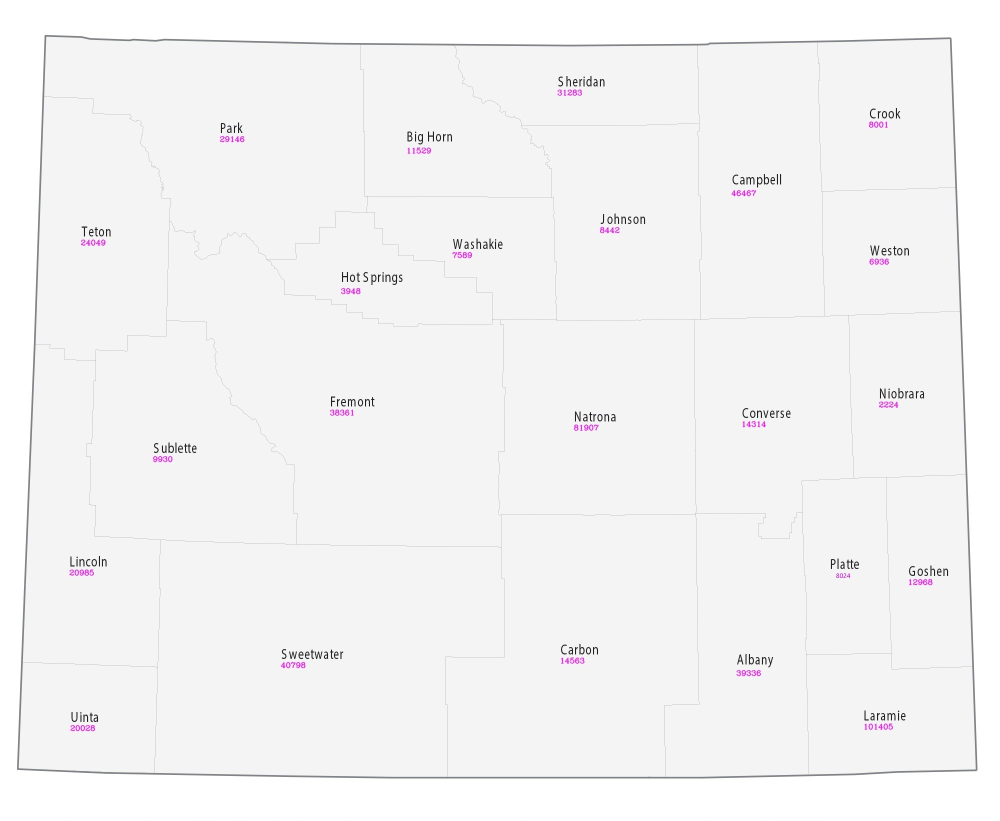
#> input picture Computer vision/maps creator/states/IL/population/Wyoming.jpg, 2000 x 1642 px, found by its file name (shown at 1/2 size)
$ jupyter execute --allow-errors Copy_of_lsy_maps.ipynb   (shell and % lines are left out)
#> lines starting #> are read from the running program, lines starting #| are printed output that depends on the picture; after the words box and inside, x2 and y2 are one past the last pixel; in counts of white or black regions, pixels touching at a corner belong together
**Download Stuff**

## Code

[cell 1]
# Import libraries
import sys
import matplotlib.pyplot as plt
import numpy as np
import cv2
import re

# cv2.imshow() is broken for colab, can use this patched function instead
from google.colab.patches import cv2_imshow

[cell 2]
def show_image(img, scale=1.0, download=False, path=""):
    width = int(img.shape[1] * scale)
    height = int(img.shape[0] * scale)
    dim = (width, height)
    resized = cv2.resize(img, dim, interpolation=cv2.INTER_AREA)
    if download:
      cv2.imwrite(path, resized)
    cv2_imshow(resized)

[cell 3]
# Load image into numpy array
img_path = "/content/states/Wyoming.jpg"
img_path = img_path.replace("/content/","")
img = cv2.imread(img_path)
#> img is the input picture: shape (1642, 2000, 3); mean B, G, R 244.1, 243.8, 244.1
show_image(img, 0.3)
#> in show_image, `resized = cv2.resize(img, dim, interpolation=cv2.INTER_AREA)`:
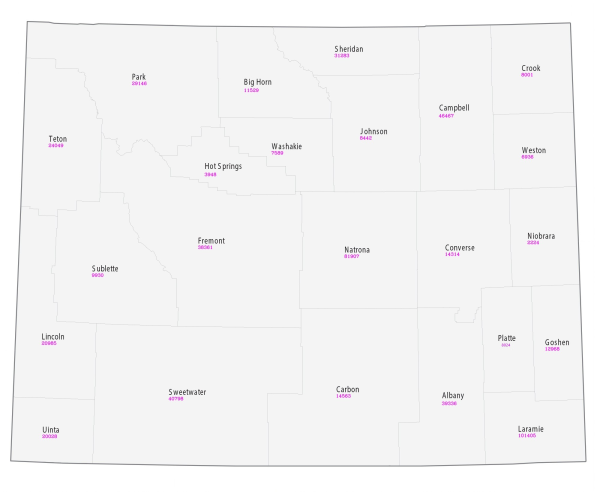
#> resized: shape (492, 600, 3); mean B, G, R 244.1, 243.8, 244.1

### Detect possible text regions

[cell 4]
# rough cleanup - removing lines
gray = cv2.cvtColor(img, cv2.COLOR_BGR2GRAY)
blur = cv2.blur(gray,(3,3))
ret,thresh = cv2.threshold(blur, 130, 255, cv2.THRESH_BINARY_INV)
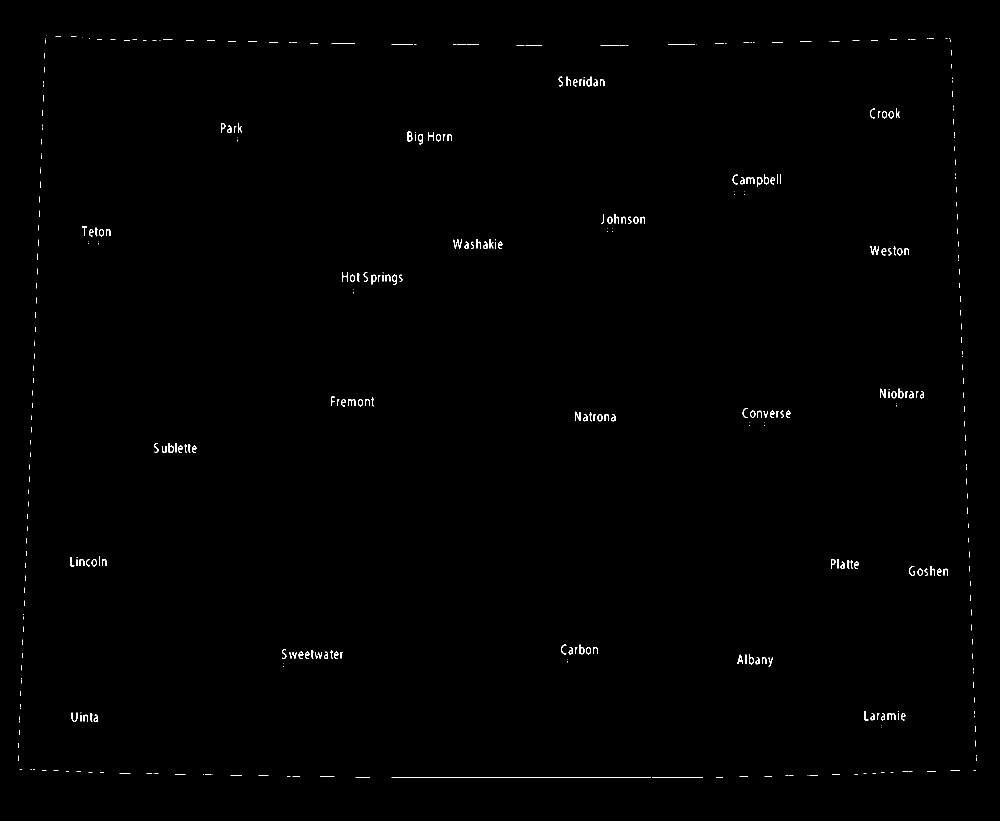
#> thresh: shape (1642, 2000) (shown at 1/2 size); 0.38% white in thin lines or dots, all inside (x1, y1, x2, y2) = (36, 71, 1953, 1556)
show_image(thresh, 0.33)
#> call 2 of show_image, with scale = 0.33, download = False, path = ''
#> in show_image (call 2), `resized = cv2.resize(img, dim, interpolation=cv2.INTER_AREA)`:
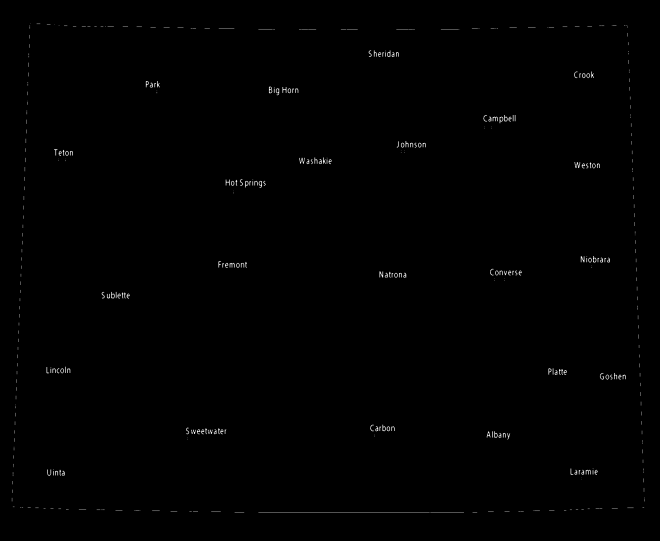
#> resized: shape (541, 660); min 0, max 255, mean 1

[cell 5]
# Get rough estimate of text regions
kernel = np.ones((3,3),np.uint8)
dilation = cv2.dilate(thresh, kernel, iterations = 3)
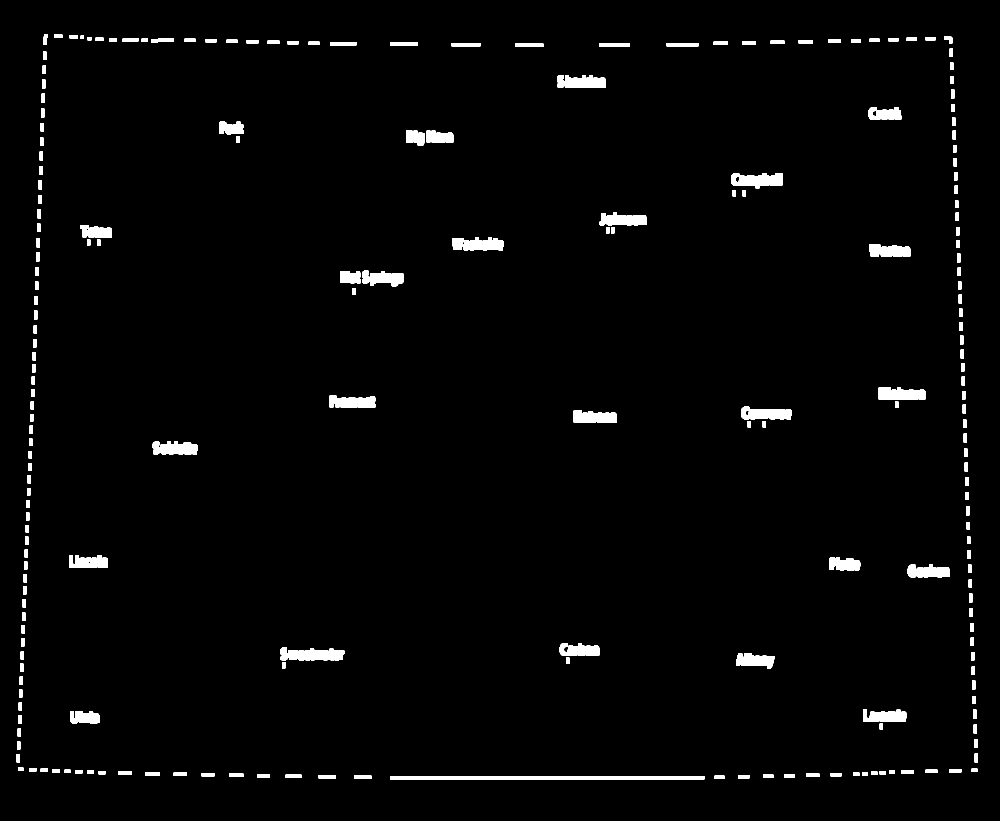
#> dilation: shape (1642, 2000) (shown at 1/2 size); 2.2% white; 215 white regions
show_image(dilation, 0.33)
#> call 3 of show_image, with scale = 0.33, download = False, path = ''
#> in show_image (call 3), `resized = cv2.resize(img, dim, interpolation=cv2.INTER_AREA)`:
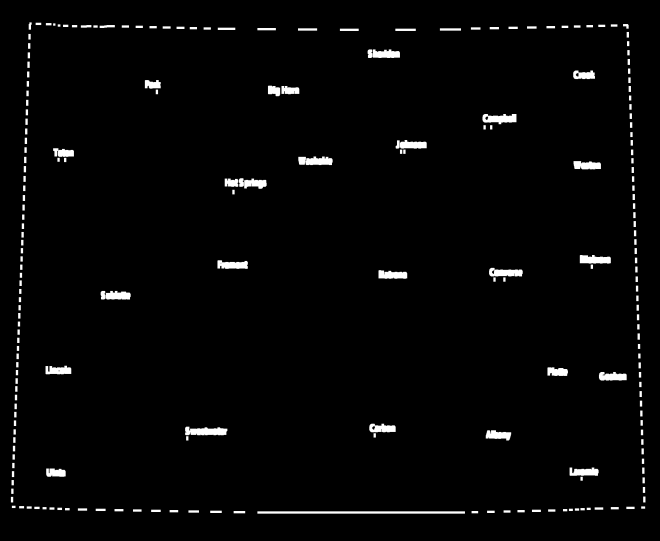
#> resized: shape (541, 660); min 0, max 255, mean 5.5

[cell 6]
def get_contour_extreme_points(c):
    # determine the most extreme points along the contour
    extLeft = tuple(c[c[:, :, 0].argmin()][0])
    extRight = tuple(c[c[:, :, 0].argmax()][0])
    extTop = tuple(c[c[:, :, 1].argmin()][0])
    extBot = tuple(c[c[:, :, 1].argmax()][0])
    # print(extLeft, extRight, extTop, extBot)
    return (extLeft[0], extTop[1]), (extRight[0], extBot[1])


def get_text_bounding_boxes(src_img):
    contours, hierarchy = cv2.findContours(src_img, cv2.RETR_TREE, cv2.CHAIN_APPROX_SIMPLE)
#> contours = 221 contours, 2 with area under 20; largest, box (x1, y1, x2, y2) and area: (780, 1552, 1409, 1559) 3768, (561, 1295, 689, 1321) 2414, (1462, 346, 1565, 377) 2153, (904, 475, 1008, 501) 2070, (1482, 813, 1584, 839) 1927
    bounds = []
    min_area = 10

    right_left_gap = 10
    for contour in contours:
        area = cv2.contourArea(contour)
        if area > min_area:
            cur_point = get_contour_extreme_points(contour)
            if len(bounds) != 0:
              last = bounds[-1]
              left_right_diff = abs(last[0][0] - cur_point[1][0])
              right_left_diff = abs(last[0][0] - cur_point[0][0])
              if left_right_diff <= right_left_gap or right_left_diff <= right_left_gap:
                new_point_left = min(last[0][0], cur_point[0][0])
                new_point_top = min(last[0][1], cur_point[0][1])
                new_point_right = max(last[1][0], cur_point[1][0])
                new_point_bot = max(last[1][1], cur_point[1][1])
                new_point = (new_point_left, new_point_top), (new_point_right, new_point_bot)
                del bounds[-1]
                bounds.append(new_point)
                continue
            bounds.append(cur_point)
#> this loop made 221 passes
#> (area, extLeft in get_contour_extreme_points, extRight in get_contour_extreme_points, extTop in get_contour_extreme_points, extBot in get_contour_extreme_points, cur_point, left_right_diff, right_left_diff) on pass 59: (73, (1127, 1300), (1136, 1294), (1131, 1293), (1133, 1304), ((1127, 1293), (1136, 1304)), 17, 8)
#> (contour, area, cur_point, last, left_right_diff, right_left_diff, new_point_left, new_point_top) on passes 32, 34: ([[58, 1536], [58, 1542], [72, 1542], [72, 1536]], 84, ((58, 1536), (72, 1542)), ((81, 1537), (95, 1543)), 9, 23, 58, 1536), ([[33, 1508], [33, 1524], [39, 1524], [39, 1508]], 96, ((33, 1508), (39, 1524)), ((36, 1535), (46, 1541)), 3, 3, 33, 1508)
    return bounds
def optimize(bounds):
  n = len(bounds)
  top_bot_gap = 15
  right_left_gap = 10
  bounds = sorted(bounds, key = lambda x: x[0][0])
  for i in range(0, n):
    cur_i = bounds[i]
    if cur_i is None:
      continue
    for j in range(i+1, n):
      cur_j = bounds[j]
      if cur_j is None:
        continue;
      right_left_diff = abs(cur_i[1][0] - cur_j[0][0])
      top_bot_diff = abs(cur_i[1][1] - cur_j[0][1])
      bot_bot_diff = abs(cur_i[1][1] - cur_j[1][1])

      if right_left_diff <= right_left_gap and bot_bot_diff <= top_bot_gap:
        new_point_left = min(cur_i[0][0], cur_j[0][0])
        new_point_top = min(cur_i[0][1], cur_j[0][1])
        new_point_right = max(cur_i[1][0], cur_j[1][0])
        new_point_bot = max(cur_i[1][1], cur_j[1][1])
        new_point = (new_point_left, new_point_top), (new_point_right, new_point_bot)
        bounds[i] = new_point
        cur_i = bounds[i]
        bounds[j] = None
  new_list = []
  for val in bounds:
    if val is not None:
      new_list.append(val)
#> this loop made 205 passes
#> val on passes 1 to 3: ((33, 1508), (46, 1541)), ((34, 1483), (40, 1498)), ((35, 1457), (41, 1472))
  return new_list

def draw_bounds(src_img, bounds, buffer=0):
#> called with buffer = 0
    img_copy = np.copy(src_img)
    color = (255,0,255)
    thickness = 1

    for start_point, end_point in bounds:
        img_copy = cv2.rectangle(img_copy,
                                 (start_point[0]-buffer, start_point[1]-buffer),
                                 (end_point[0]+buffer, end_point[1]+buffer),
                                 color, thickness)
#> this loop made 189 passes
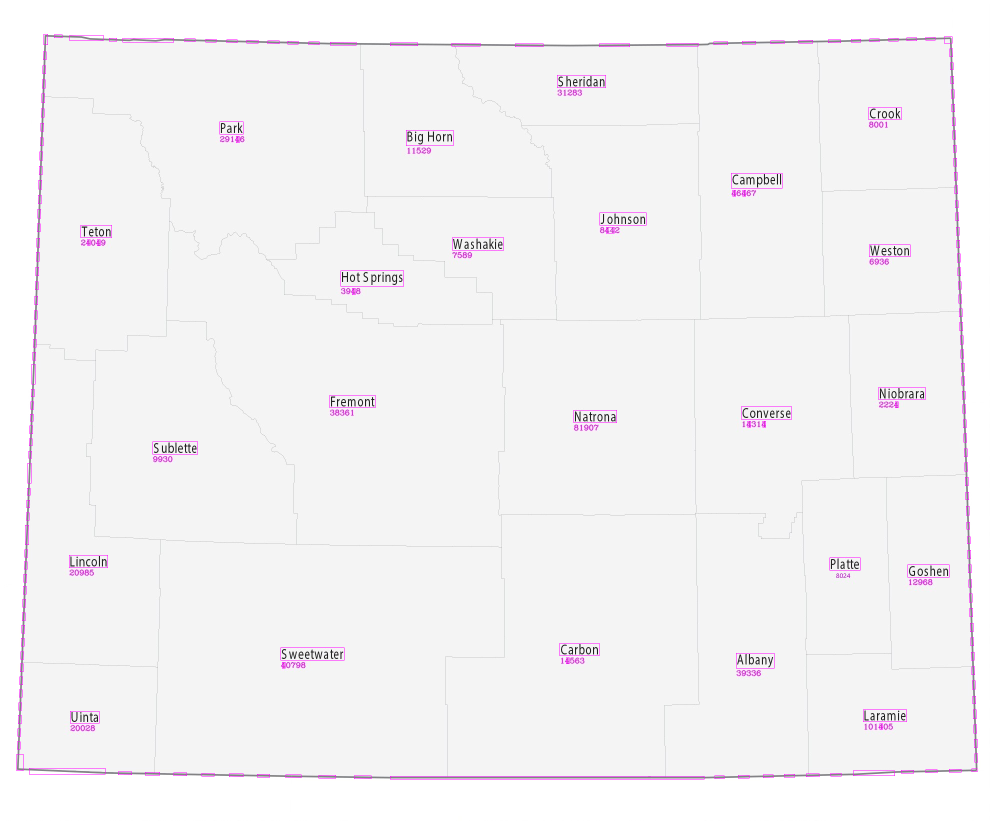
#> img_copy: shape (1642, 2000, 3) (shown at 1/2 size); mean B, G, R 244.2, 242.7, 244.2

    return img_copy

# manually find text regions(text detection)
bounds = get_text_bounding_boxes(dilation)
bounds = optimize(bounds)
# draw rectangles around text
img_bounds = draw_bounds(img, bounds)
show_image(img_bounds, .5)
#> call 4 of show_image, with scale = 0.5, download = False, path = ''
#> in show_image (call 4), `resized = cv2.resize(img, dim, interpolation=cv2.INTER_AREA)`:
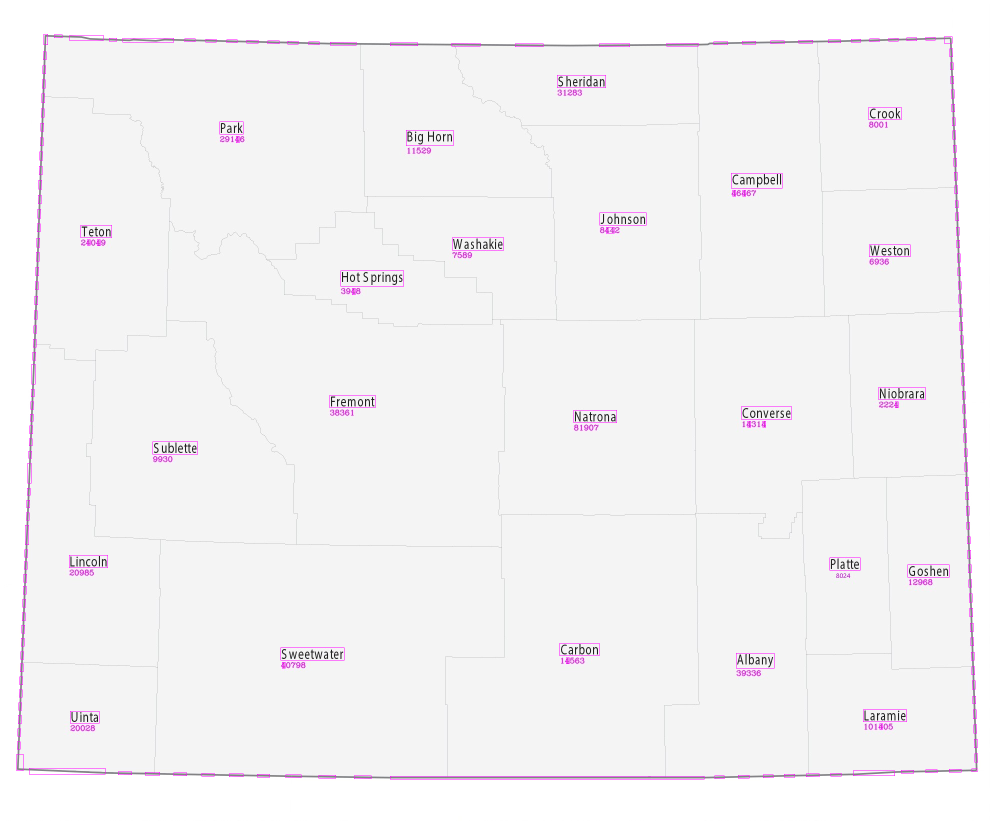
#> resized: shape (821, 1000, 3); mean B, G, R 244.2, 242.7, 244.2

### OCR

[cell 7]
population_dict = dict()
with open('sample_data/population.txt') as f:
#> (reads Computer vision/maps creator/population.txt from the repository)
    for line in f:
        line = line.strip()
        line = line.replace("\n", "")
        line = re.split(r'\t+', line)
        state = line[0]
        county = line[1]
        county = county.replace("County","").strip()
        county = county.replace(" ","")
        county = county.lower()
        population = line[2]
        if state not in population_dict:
            population_dict[state] = {}
        population_dict[state][county] = population

[cell 8]
states_dict = dict()
with open('sample_data/states.txt') as f:
#> (reads Computer vision/maps creator/states.txt from the repository)
    for line in f:
        line = line.strip()
        line = line.replace("\n", "")
        line = re.split('\s+', line)
        state = line[0]
        state = state.lower()
        abbreviation = line[1]
        states_dict[state] = abbreviation

[cell 9]
img_path_temp = img_path.replace(".jpg", "")
img_path_temp = img_path_temp.replace(".png", "")
img_path_temp = img_path_temp.replace("states/", "")
img_path_temp = img_path_temp.lower()

[cell 10]
import pytesseract
from PIL import Image
import re
state_name = ""
for state in states_dict:
  state = state.lower()
  if state == img_path_temp:
    state_name = state
    break

def do_ocr(src_img, bounds, buffer=5):
    texts = []
    for start_point, end_point in bounds:
        # crop each text region into a seperate image before passing it to tesseract
        crop = img_rgb[start_point[1]-buffer:end_point[1]+buffer,
                       start_point[0]-buffer:end_point[0]+buffer,
                       :]

        # convert cropped image region from numpy(opencv) to pillow format
        im_pil = Image.fromarray(crop)

        # do ocr
        text = pytesseract.image_to_string(im_pil)
        text = re.sub(r'[^a-zA-Z]', '', text)
        text = text.lower()

        if text in population_dict[states_dict[state_name]]:
          texts.append(population_dict[states_dict[state_name]][text])
        else:
          texts.append("")

    return texts
img_rgb = cv2.cvtColor(img, cv2.COLOR_BGR2RGB)
#> (the rest of this cell did not finish here and is left out)

#> the loop in do_ocr, `for start_point, end_point in bounds:` made 1 pass
#> pass 1, in do_ocr, `crop = img_rgb[start_point[1]-buffer:end_point[1]+buffer, start_point[..`:
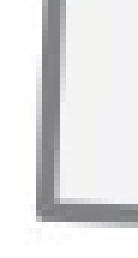
#> crop: shape (43, 23, 3) (shown 6 times larger); mean R, G, B 228.3, 228.2, 228.8
